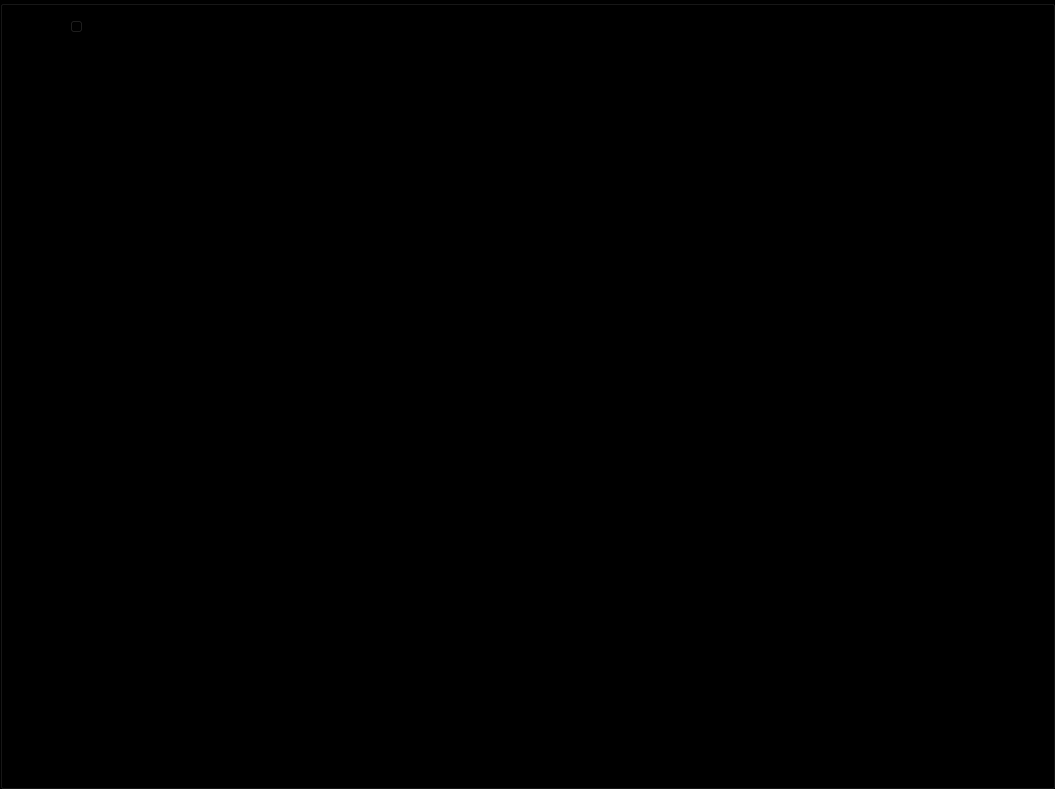
<?xml version="1.0" encoding="UTF-8"?>
<ui version="4.0">
 <class>MainWindow</class>
 <widget class="QMainWindow" name="MainWindow">
  <property name="geometry">
   <rect>
    <x>0</x>
    <y>0</y>
    <width>1055</width>
    <height>789</height>
   </rect>
  </property>
  <property name="sizePolicy">
   <sizepolicy hsizetype="Expanding" vsizetype="Expanding">
    <horstretch>0</horstretch>
    <verstretch>0</verstretch>
   </sizepolicy>
  </property>
  <property name="acceptDrops">
   <bool>false</bool>
  </property>
  <property name="windowTitle">
   <string>MainWindow</string>
  </property>
  <widget class="QWidget" name="centralwidget">
   <property name="sizePolicy">
    <sizepolicy hsizetype="Expanding" vsizetype="Expanding">
     <horstretch>0</horstretch>
     <verstretch>0</verstretch>
    </sizepolicy>
   </property>
   <property name="font">
    <font>
     <family>Times New Roman</family>
     <pointsize>14</pointsize>
    </font>
   </property>
   <property name="styleSheet">
    <string notr="true">background-color: rgb(100, 100, 100);</string>
   </property>
   <layout class="QHBoxLayout" name="central_h_layoout">
    <property name="spacing">
     <number>0</number>
    </property>
    <property name="leftMargin">
     <number>0</number>
    </property>
    <property name="topMargin">
     <number>0</number>
    </property>
    <property name="rightMargin">
     <number>0</number>
    </property>
    <property name="bottomMargin">
     <number>0</number>
    </property>
    <item>
     <widget class="QGroupBox" name="box">
      <property name="sizePolicy">
       <sizepolicy hsizetype="Expanding" vsizetype="Expanding">
        <horstretch>0</horstretch>
        <verstretch>0</verstretch>
       </sizepolicy>
      </property>
      <property name="styleSheet">
       <string notr="true">background-color: rgb(0, 0, 0);</string>
      </property>
      <property name="title">
       <string/>
      </property>
      <property name="flat">
       <bool>false</bool>
      </property>
      <layout class="QVBoxLayout" name="verticalLayout_2" stretch="1,19">
       <property name="spacing">
        <number>0</number>
       </property>
       <property name="leftMargin">
        <number>0</number>
       </property>
       <property name="topMargin">
        <number>0</number>
       </property>
       <property name="rightMargin">
        <number>0</number>
       </property>
       <property name="bottomMargin">
        <number>0</number>
       </property>
       <item>
        <widget class="QGroupBox" name="editWidget_box">
         <property name="sizePolicy">
          <sizepolicy hsizetype="Expanding" vsizetype="Expanding">
           <horstretch>0</horstretch>
           <verstretch>0</verstretch>
          </sizepolicy>
         </property>
         <property name="styleSheet">
          <string notr="true">border:None;</string>
         </property>
         <property name="title">
          <string/>
         </property>
         <property name="flat">
          <bool>true</bool>
         </property>
         <layout class="QHBoxLayout" name="horizontalLayout_6" stretch="1,19">
          <property name="spacing">
           <number>0</number>
          </property>
          <property name="leftMargin">
           <number>0</number>
          </property>
          <property name="topMargin">
           <number>0</number>
          </property>
          <property name="rightMargin">
           <number>0</number>
          </property>
          <property name="bottomMargin">
           <number>0</number>
          </property>
          <item>
           <widget class="QPushButton" name="zoom_btn">
            <property name="sizePolicy">
             <sizepolicy hsizetype="Expanding" vsizetype="Expanding">
              <horstretch>0</horstretch>
              <verstretch>0</verstretch>
             </sizepolicy>
            </property>
            <property name="styleSheet">
             <string notr="true">image: url(:/display/全屏.png);</string>
            </property>
            <property name="text">
             <string>PushButton</string>
            </property>
           </widget>
          </item>
          <item>
           <widget class="QSlider" name="slider">
            <property name="sizePolicy">
             <sizepolicy hsizetype="Expanding" vsizetype="Expanding">
              <horstretch>0</horstretch>
              <verstretch>0</verstretch>
             </sizepolicy>
            </property>
            <property name="maximum">
             <number>100</number>
            </property>
            <property name="orientation">
             <enum>Qt::Horizontal</enum>
            </property>
            <property name="invertedAppearance">
             <bool>false</bool>
            </property>
            <property name="invertedControls">
             <bool>false</bool>
            </property>
            <property name="tickPosition">
             <enum>QSlider::TicksBothSides</enum>
            </property>
            <property name="tickInterval">
             <number>2</number>
            </property>
           </widget>
          </item>
         </layout>
        </widget>
       </item>
       <item>
        <widget class="QVTKWidget" name="widget" native="true">
         <property name="sizePolicy">
          <sizepolicy hsizetype="Expanding" vsizetype="Expanding">
           <horstretch>0</horstretch>
           <verstretch>0</verstretch>
          </sizepolicy>
         </property>
         <property name="font">
          <font>
           <family>Times New Roman</family>
           <pointsize>14</pointsize>
          </font>
         </property>
         <property name="styleSheet">
          <string notr="true">background-color: rgb(0, 0, 0);border:none;</string>
         </property>
        </widget>
       </item>
      </layout>
     </widget>
    </item>
   </layout>
  </widget>
  <action name="action_open_folder">
   <property name="icon">
    <iconset>
     <normaloff>resource/文件夹_1.png</normaloff>resource/文件夹_1.png</iconset>
   </property>
   <property name="text">
    <string>open folder</string>
   </property>
   <property name="font">
    <font>
     <family>Times New Roman</family>
     <pointsize>12</pointsize>
     <bold>true</bold>
    </font>
   </property>
  </action>
  <action name="action_close">
   <property name="icon">
    <iconset>
     <normaloff>resource/退出.png</normaloff>resource/退出.png</iconset>
   </property>
   <property name="text">
    <string>quit</string>
   </property>
   <property name="font">
    <font>
     <family>Times New Roman</family>
     <pointsize>12</pointsize>
    </font>
   </property>
  </action>
  <action name="actionopen_file">
   <property name="icon">
    <iconset>
     <normaloff>resource/文件.png</normaloff>resource/文件.png</iconset>
   </property>
   <property name="text">
    <string>open file</string>
   </property>
   <property name="font">
    <font>
     <family>Times New Roman</family>
     <pointsize>12</pointsize>
    </font>
   </property>
  </action>
 </widget>
 <customwidgets>
  <customwidget>
   <class>QVTKWidget</class>
   <extends>QWidget</extends>
   <header>QVTKWidget.h</header>
  </customwidget>
 </customwidgets>
 <resources>
  <include location="resource/navigation.qrc"/>
 </resources>
 <connections/>
</ui>
